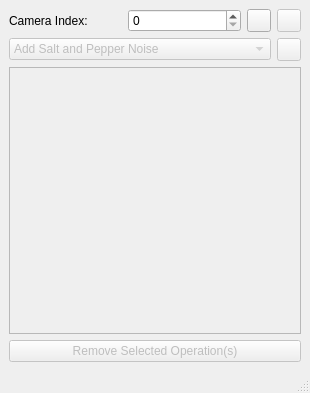
<?xml version="1.0" encoding="UTF-8"?>
<ui version="4.0">
 <class>CameraWindow</class>
 <widget class="QMainWindow" name="CameraWindow">
  <property name="windowModality">
   <enum>Qt::NonModal</enum>
  </property>
  <property name="enabled">
   <bool>true</bool>
  </property>
  <property name="geometry">
   <rect>
    <x>0</x>
    <y>0</y>
    <width>310</width>
    <height>393</height>
   </rect>
  </property>
  <property name="windowTitle">
   <string>Camera</string>
  </property>
  <widget class="QWidget" name="centralwidget">
   <layout class="QGridLayout" name="gridLayout">
    <item row="0" column="0">
     <layout class="QVBoxLayout" name="verticalLayout">
      <item>
       <layout class="QHBoxLayout" name="horizontalLayout_2">
        <item>
         <widget class="QLabel" name="labelCameraIndex">
          <property name="text">
           <string>Camera Index:</string>
          </property>
         </widget>
        </item>
        <item>
         <widget class="QSpinBox" name="spinCameraIndex">
          <property name="specialValueText">
           <string/>
          </property>
          <property name="maximum">
           <number>99</number>
          </property>
         </widget>
        </item>
        <item>
         <widget class="QToolButton" name="buttonPlay">
          <property name="text">
           <string/>
          </property>
          <property name="icon">
           <iconset resource="ImageResources.qrc">
            <normaloff>:/icons/Icons/play36.png</normaloff>:/icons/Icons/play36.png</iconset>
          </property>
         </widget>
        </item>
        <item>
         <widget class="QToolButton" name="buttonPause">
          <property name="enabled">
           <bool>false</bool>
          </property>
          <property name="text">
           <string/>
          </property>
          <property name="icon">
           <iconset resource="ImageResources.qrc">
            <normaloff>:/icons/Icons/pause13.png</normaloff>:/icons/Icons/pause13.png</iconset>
          </property>
         </widget>
        </item>
       </layout>
      </item>
      <item>
       <layout class="QHBoxLayout" name="horizontalLayout">
        <item>
         <widget class="QComboBox" name="comboBoxIPOperation">
          <property name="enabled">
           <bool>false</bool>
          </property>
          <item>
           <property name="text">
            <string>Add Salt and Pepper Noise</string>
           </property>
          </item>
          <item>
           <property name="text">
            <string>Add Logo</string>
           </property>
          </item>
          <item>
           <property name="text">
            <string>Add Histogram Operation</string>
           </property>
          </item>
          <item>
           <property name="text">
            <string>Add Morphological Operation</string>
           </property>
          </item>
          <item>
           <property name="text">
            <string>Add Blurring</string>
           </property>
          </item>
          <item>
           <property name="text">
            <string>Add Sobel or Laplacian</string>
           </property>
          </item>
          <item>
           <property name="text">
            <string>Add Sharpening</string>
           </property>
          </item>
          <item>
           <property name="text">
            <string>Canny Edge Detect</string>
           </property>
          </item>
          <item>
           <property name="text">
            <string>Hough Transform</string>
           </property>
          </item>
          <item>
           <property name="text">
            <string>Show Contours</string>
           </property>
          </item>
          <item>
           <property name="text">
            <string>Harris Corner Extraction</string>
           </property>
          </item>
          <item>
           <property name="text">
            <string>FAST</string>
           </property>
          </item>
          <item>
           <property name="text">
            <string>SIFT</string>
           </property>
          </item>
          <item>
           <property name="text">
            <string>SURF</string>
           </property>
          </item>
         </widget>
        </item>
        <item>
         <widget class="QToolButton" name="buttonAddIPOperation">
          <property name="enabled">
           <bool>false</bool>
          </property>
          <property name="text">
           <string/>
          </property>
          <property name="icon">
           <iconset resource="ImageResources.qrc">
            <normaloff>:/icons/Icons/plus24.png</normaloff>:/icons/Icons/plus24.png</iconset>
          </property>
         </widget>
        </item>
       </layout>
      </item>
      <item>
       <widget class="QListWidget" name="listIPOperations">
        <property name="enabled">
         <bool>false</bool>
        </property>
       </widget>
      </item>
      <item>
       <widget class="QPushButton" name="buttonRemoveSelectedOperation">
        <property name="enabled">
         <bool>false</bool>
        </property>
        <property name="text">
         <string>Remove Selected Operation(s)</string>
        </property>
        <property name="icon">
         <iconset resource="ImageResources.qrc">
          <normaloff>:/icons/Icons/minus17.png</normaloff>:/icons/Icons/minus17.png</iconset>
        </property>
       </widget>
      </item>
     </layout>
    </item>
   </layout>
  </widget>
  <widget class="QMenuBar" name="menubar">
   <property name="geometry">
    <rect>
     <x>0</x>
     <y>0</y>
     <width>310</width>
     <height>22</height>
    </rect>
   </property>
  </widget>
  <widget class="QStatusBar" name="statusbar"/>
 </widget>
 <tabstops>
  <tabstop>spinCameraIndex</tabstop>
  <tabstop>buttonPlay</tabstop>
  <tabstop>buttonPause</tabstop>
  <tabstop>comboBoxIPOperation</tabstop>
  <tabstop>buttonAddIPOperation</tabstop>
  <tabstop>listIPOperations</tabstop>
  <tabstop>buttonRemoveSelectedOperation</tabstop>
 </tabstops>
 <resources>
  <include location="ImageResources.qrc"/>
 </resources>
 <connections/>
</ui>
